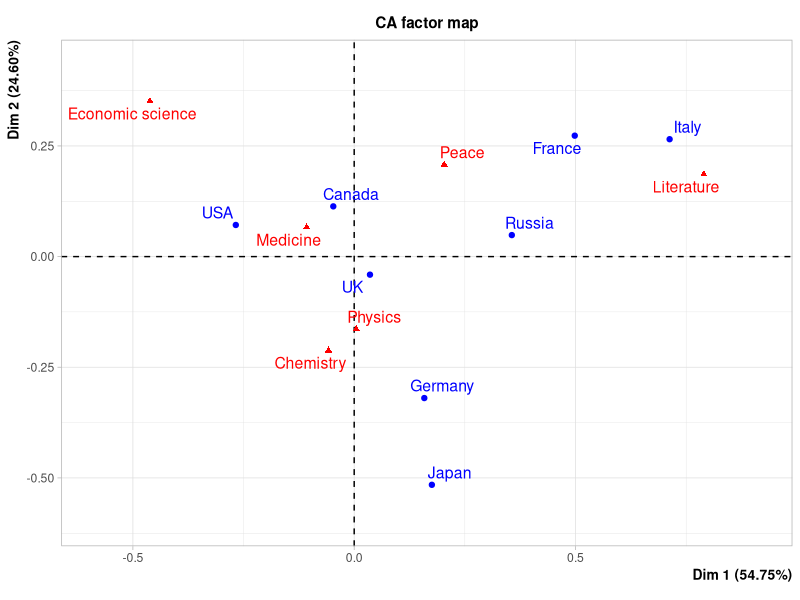
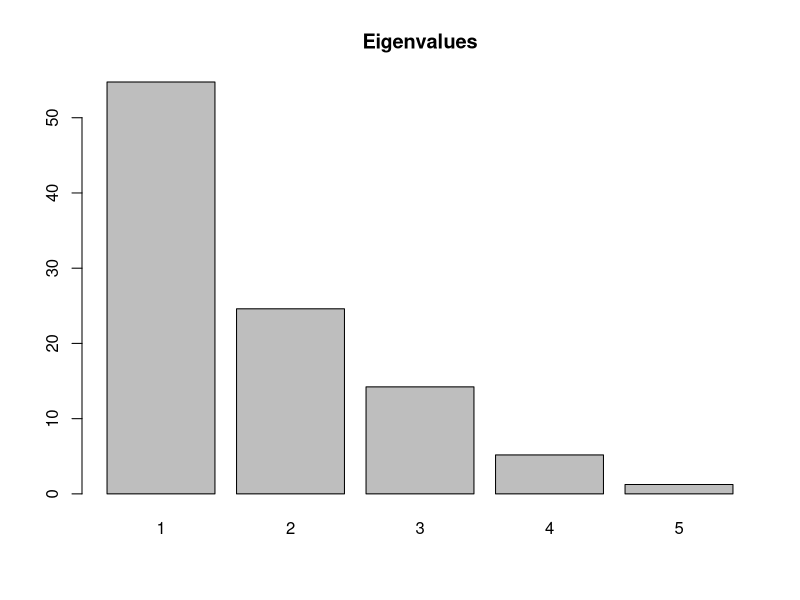
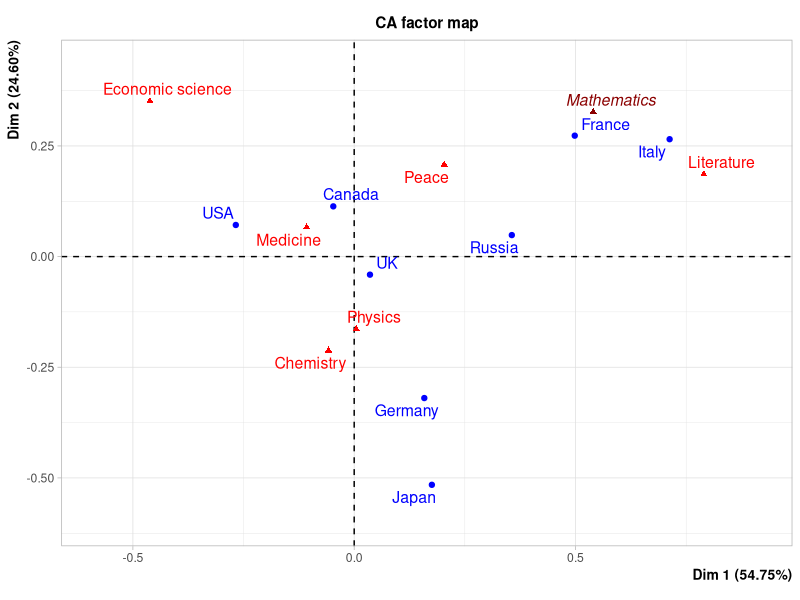

Write R code to recreate these figures, in order.
library(FactoMineR)

### Importation des donnees
Nobel = read.table("data_CA_NobelPrize_withMaths.csv", header=TRUE, sep=";", 
      row.names=1, ,check.names=FALSE)
summary(Nobel)

### CA
res.ca=CA(Nobel[1:8,1:6])
summary(res.ca)
barplot(res.ca$eig[,2],main="Eigenvalues", names.arg=1:nrow(res.ca$eig))

### CA with supplementary elements
res.ca=CA(Nobel[1:8,], col.sup=7)
